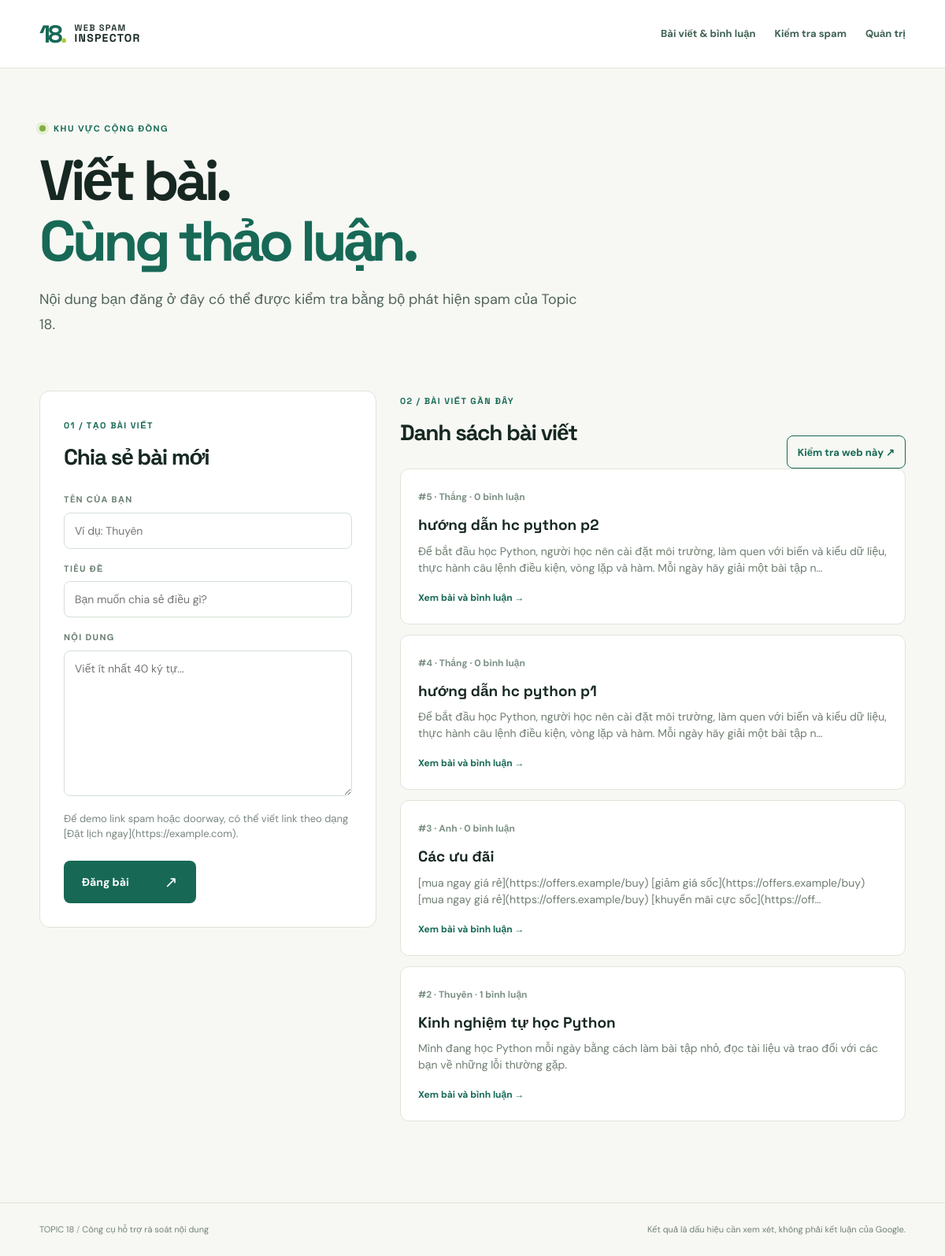
The app's page /community with its own data.
### tables this page shows
CREATE TABLE posts (id INTEGER PRIMARY KEY AUTOINCREMENT, title TEXT NOT NULL, body TEXT NOT NULL, author TEXT NOT NULL, created_at TIMESTAMP DEFAULT CURRENT_TIMESTAMP);

### app.py (the view)
@app.get("/community")
def community():
    return render_template("community.html", posts=list_posts())

### app.py (called while the page is built)
def form_token():
    if "csrf" not in session:
        session["csrf"] = secrets.token_urlsafe(24)
    return session["csrf"]

### store.py (called while the page is built)
def is_postgres():
    return bool(os.getenv("DATABASE_URL", "").startswith(("postgres://", "postgresql://")))

@contextmanager
def connect():
    if is_postgres():
        import psycopg
        from psycopg.rows import dict_row
        connection = psycopg.connect(os.environ["DATABASE_URL"], row_factory=dict_row)
    else:
        path = Path(os.getenv("SQLITE_PATH", Path(__file__).with_name("topic18.db")))
        path.parent.mkdir(parents=True, exist_ok=True)
        connection = sqlite3.connect(path)
        connection.row_factory = sqlite3.Row
        connection.execute("PRAGMA foreign_keys = ON")
    try:
        yield connection
        connection.commit()
    except Exception:
        connection.rollback()
        raise
    finally:
        connection.close()

def run(conn, sql, values=()):
    return conn.execute(sql.replace("?", "%s") if is_postgres() else sql, values)

def init_db(conn):
    primary_key = "BIGSERIAL PRIMARY KEY" if is_postgres() else "INTEGER PRIMARY KEY AUTOINCREMENT"
    run(conn, f"CREATE TABLE IF NOT EXISTS posts (id {primary_key}, title TEXT NOT NULL, body TEXT NOT NULL, author TEXT NOT NULL, created_at TIMESTAMP DEFAULT CURRENT_TIMESTAMP)")
    run(conn, f"CREATE TABLE IF NOT EXISTS comments (id {primary_key}, post_id BIGINT NOT NULL REFERENCES posts(id) ON DELETE CASCADE, author TEXT NOT NULL, body TEXT NOT NULL, created_at TIMESTAMP DEFAULT CURRENT_TIMESTAMP)")
    run(conn, "CREATE TABLE IF NOT EXISTS hidden_items (kind TEXT NOT NULL, item_id BIGINT NOT NULL, PRIMARY KEY(kind,item_id))")

def list_posts():
    with connect() as conn:
        init_db(conn)
        return [dict(row) for row in run(conn, "SELECT p.*, (SELECT COUNT(*) FROM comments c WHERE c.post_id=p.id AND NOT EXISTS (SELECT 1 FROM hidden_items h WHERE h.kind='comment' AND h.item_id=c.id)) AS comment_count FROM posts p WHERE NOT EXISTS (SELECT 1 FROM hidden_items h WHERE h.kind='post' AND h.item_id=p.id) ORDER BY p.id DESC LIMIT 100").fetchall()]

### templates/community.html (shortened to what this page needs)
{% extends 'base.html' %}
{% block content %}
<section class="wrap subhero"><span class="eyebrow"><span class="pulse"></span> KHU VỰC CỘNG ĐỒNG</span><h1>Viết bài.<br><em>Cùng thảo luận.</em></h1><p class="lead">Nội dung bạn đăng ở đây có thể được kiểm tra bằng bộ phát hiện spam của Topic 18.</p></section>
<section class="wrap community-grid"><div class="compose"><span class="index">01 / TẠO BÀI VIẾT</span><h2>Chia sẻ bài mới</h2><form action="{{ url_for('create_post') }}" method="post"><input type="hidden" name="csrf" value="{{ form_token() }}"><div class="honeypot" aria-hidden="true"><label>Website <input name="website" tabindex="-1" autocomplete="off"></label></div><label for="author">TÊN CỦA BẠN</label><input id="author" name="author" maxlength="60" minlength="2" required placeholder="Ví dụ: Thuyên"><label for="title">TIÊU ĐỀ</label><input id="title" name="title" maxlength="150" minlength="5" required placeholder="Bạn muốn chia sẻ điều gì?"><label for="body">NỘI DUNG</label><textarea id="body" name="body" maxlength="6000" minlength="40" required placeholder="Viết ít nhất 40 ký tự..."></textarea><p class="field-help">Để demo link spam hoặc doorway, có thể viết link theo dạng [Đặt lịch ngay](https://example.com).</p><button class="submit" type="submit">Đăng bài <span aria-hidden="true">↗</span></button></form></div><div class="feed"><div class="feed-head"><div><span class="index">02 / BÀI VIẾT GẦN ĐÂY</span><h2>Danh sách bài viết</h2></div><form action="{{ url_for('check') }}" method="post"><input type="hidden" name="mode" value="community"><button class="outline-button" type="submit">Kiểm tra web này ↗</button></form></div>{% if posts %}{% for post in posts %}<a class="feed-card" href="{{ url_for('view_post', post_id=post.id) }}"><span class="post-meta">#{{ post.id }} · {{ post.author }} · {{ post.comment_count }} bình luận</span><h3>{{ post.title }}</h3><p>{{ post.body[:170] }}{% if post.body|length > 170 %}…{% endif %}</p><span class="read-more">Xem bài và bình luận →</span></a>{% endfor %}{% else %}<div class="empty small-empty"><h3>Chưa có bài viết nào</h3><p>Hãy tạo bài đầu tiên ở biểu mẫu bên cạnh.</p></div>{% endif %}</div></section>
{% endblock %}

### templates/base.html (shortened to what this page needs)
<!doctype html>
<html lang="vi">
<head>
  <link rel="stylesheet" href="{{ url_for('static', filename='style.css') }}">
</head>
<body>
  <header class="site-header"><div class="wrap header-inner"><a class="brand" href="{{ url_for('home') }}"><span class="brand-mark">18<span>.</span></span><span>WEB SPAM<br><strong>INSPECTOR</strong></span></a><nav class="header-nav" aria-label="Điều hướng chính"><a href="{{ url_for('community') }}">Bài viết & bình luận</a><a href="{{ url_for('home') }}">Kiểm tra spam</a><a href="{{ url_for('moderation') }}">Quản trị</a></nav></div></header>
  <main>{% block content %}{% endblock %}</main>
  <footer class="site-footer"><div class="wrap footer-inner"><span>TOPIC 18 <span class="muted">/</span> Công cụ hỗ trợ rà soát nội dung</span><span>Kết quả là dấu hiệu cần xem xét, không phải kết luận của Google.</span></div></footer>
</body>
</html>

### static/style.css (style rules this page uses)
:root { --ink:#172823;--muted:#63716c;--green:#176956;--lime:#d5ed75;--paper:#f7f8f3;--line:#dfe5da;--cream:#fff;--accent:#f2f7e1 }
* { box-sizing:border-box }
body { margin:0;background:var(--paper);color:var(--ink);font-family:'DM Sans',Arial,sans-serif;line-height:1.5 }
h1,h2,h3,p { margin-top:0 }
h1,h2,h3,.brand,.index,.type-num,.finding-id,.summary { font-family:'Space Grotesk',Arial,sans-serif }
a { color:inherit }
.wrap { max-width:1160px;margin:auto;padding-left:30px;padding-right:30px }
.site-header { border-bottom:1px solid var(--line);background:#fff }
.header-inner { height:86px;display:flex;align-items:center;justify-content:space-between }
.brand { display:inline-flex;align-items:center;gap:12px;text-decoration:none;font-size:11px;line-height:1.05;letter-spacing:.12em;font-weight:600 }
.brand strong { letter-spacing:.09em;font-size:14px }
.brand-mark { font-size:31px;letter-spacing:-.1em;font-weight:700;color:var(--green) }
.brand-mark span { color:#aaca37 }
.header-tag,.index,.eyebrow,.row-label { font-size:11px;font-weight:700;letter-spacing:.13em }
.eyebrow { color:var(--green);display:flex;align-items:center;gap:10px }
.pulse { height:8px;width:8px;border-radius:50%;background:#81af45;box-shadow:0 0 0 4px #e6f0d2 }
h1 { font-size:clamp(42px,6vw,79px);line-height:1.08;letter-spacing:-.065em;max-width:960px;margin:24px 0 }
h1 em { font-style:normal;color:var(--green) }
.lead { font-size:18px;line-height:1.75;color:#52645c;max-width:690px }
.index { color:var(--green) }
h2 { font-size:28px;letter-spacing:-.045em;margin-bottom:0 }
.field-help { font-size:13px;color:#78867e;margin:12px 0 24px }
.submit { border:0;border-radius:8px;background:var(--green);color:white;min-height:54px;padding:0 23px;font:700 14px 'DM Sans',Arial,sans-serif;cursor:pointer;display:inline-flex;align-items:center;gap:45px }
.submit span { font-size:20px;font-weight:400 }
.site-footer { border-top:1px solid var(--line);font-size:11px;color:#718078 }
.footer-inner { display:flex;justify-content:space-between;gap:30px;padding-top:25px;padding-bottom:25px }
.muted { color:#9aafa0 }
.header-nav { display:flex;align-items:center;gap:24px;font-size:13px;font-weight:700 }
.header-nav a { text-decoration:none;color:#3f6253 }
.outline-button { background:transparent;border:1px solid var(--green);border-radius:8px;color:var(--green);padding:15px 18px;min-height:54px;font:700 13px 'DM Sans',Arial,sans-serif;cursor:pointer }
.subhero { padding-top:68px;padding-bottom:50px }
.subhero h1 { margin:19px 0 }
.community-grid { display:grid;grid-template-columns:minmax(290px,.8fr) minmax(0,1.2fr);gap:30px;padding-bottom:90px }
.compose { padding:30px;background:#fff;border:1px solid var(--line);border-radius:13px;align-self:start }
.compose h2,.feed h2 { margin:8px 0 25px }
.compose label { display:block;font-size:11px;letter-spacing:.12em;color:#687e70;font-weight:700;margin:17px 0 8px }
.compose input,.compose textarea { width:100%;border:1px solid #d3dfd4;background:#fff;border-radius:8px;padding:13px;color:var(--ink);font:14px 'DM Sans',Arial,sans-serif;outline:none }
.compose textarea { height:185px;resize:vertical }
.feed-head { display:flex;align-items:end;justify-content:space-between;gap:15px }
.feed-head .outline-button { min-height:42px;padding:9px 13px }
.feed-card { display:block;text-decoration:none;background:#fff;border:1px solid var(--line);padding:22px;margin-bottom:13px;border-radius:11px }
.post-meta { font-size:12px;color:#7d9185;font-weight:700 }
.feed-card h3 { margin:11px 0 8px;font-size:19px }
.feed-card p { font-size:14px;color:#6e7d70;overflow-wrap:anywhere }
.read-more { color:var(--green);font-size:12px;font-weight:700 }

### records on screen
posts: id "5", author "Thắng", comment_count "0", title "hướng dẫn hc python p2", body "Để bắt đầu học Python, người học nên cài đặt môi trường, làm quen với biến và kiểu dữ liệu, thực hành câu lệnh điều kiện, vòng lặp và hàm. Mỗi ngày hãy giải một bài tập n"
posts: id "4", author "Thắng", comment_count "0", title "hướng dẫn hc python p1", body "Để bắt đầu học Python, người học nên cài đặt môi trường, làm quen với biến và kiểu dữ liệu, thực hành câu lệnh điều kiện, vòng lặp và hàm. Mỗi ngày hãy giải một bài tập n"
posts: id "3", author "Anh", comment_count "0", title "Các ưu đãi", body "[mua ngay giá rẻ](https://offers.example/buy) [giảm giá sốc](https://offers.example/buy) [mua ngay giá rẻ](https://offers.example/buy) [khuyến mãi cực sốc](https://off"
posts: id "2", author "Thuyên", comment_count "1", title "Kinh nghiệm tự học Python", body "Mình đang học Python mỗi ngày bằng cách làm bài tập nhỏ, đọc tài liệu và trao đổi với các bạn về những lỗi thường gặp."
